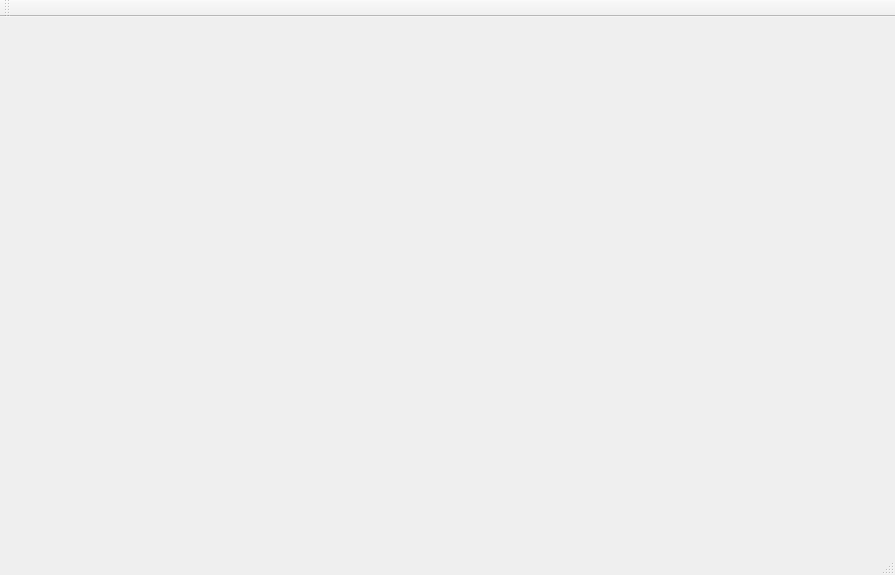
<?xml version="1.0" encoding="UTF-8"?>
<ui version="4.0">
 <class>MainWindow</class>
 <widget class="QMainWindow" name="MainWindow">
  <property name="geometry">
   <rect>
    <x>0</x>
    <y>0</y>
    <width>895</width>
    <height>575</height>
   </rect>
  </property>
  <property name="windowTitle">
   <string>MainWindow</string>
  </property>
  <widget class="QWidget" name="centralWidget"/>
  <widget class="QMenuBar" name="menuBar">
   <property name="geometry">
    <rect>
     <x>0</x>
     <y>0</y>
     <width>895</width>
     <height>23</height>
    </rect>
   </property>
  </widget>
  <widget class="QToolBar" name="mainToolBar">
   <attribute name="toolBarArea">
    <enum>TopToolBarArea</enum>
   </attribute>
   <attribute name="toolBarBreak">
    <bool>false</bool>
   </attribute>
  </widget>
  <widget class="QStatusBar" name="statusBar"/>
 </widget>
 <layoutdefault spacing="6" margin="11"/>
 <resources/>
 <connections/>
</ui>
